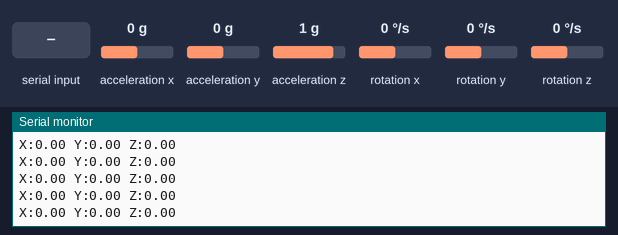
Recording of a sketch running on a simulated Arduino Uno, built with avr-gcc and run on an emulated ATmega328P. On the bench: the last lines printed to the serial monitor. The inputs (shaded band) are chosen by the test bench; at power-on: acceleration x 0 g, acceleration y 0 g, rotation z 0 °/s, acceleration z 1 g, rotation x 0 °/s, rotation y 0 °/s.

Above: at 2.0 s.
2.1 s: acceleration x set to -1.4 g
At 2.15 s:
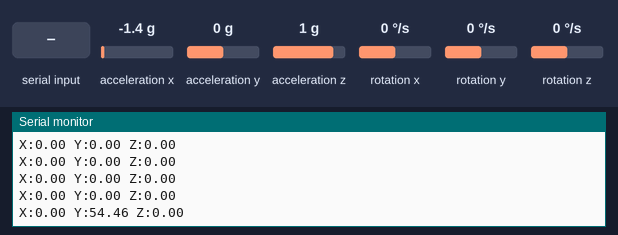
3.6 s: acceleration y set to -1.4 g
At 3.6 s:
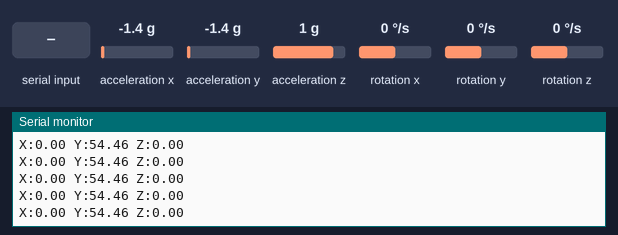
6.6 s: rotation z set to -192 °/s
At 6.7 s:
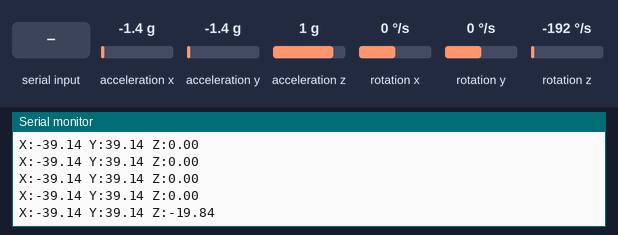
9.6 s: acceleration y set to 0 g
At 9.6 s:
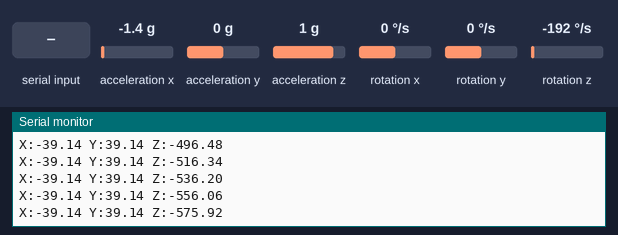
12.6 s: "1" received over Serial
14.1 s: "0" received over Serial
At 14.56 s:
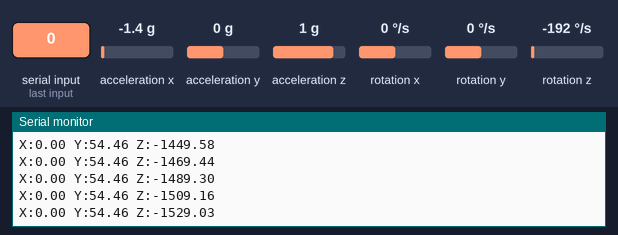
Timing chart, 0 to 16.6 s (numbered marks = the images above; inputs shaded):
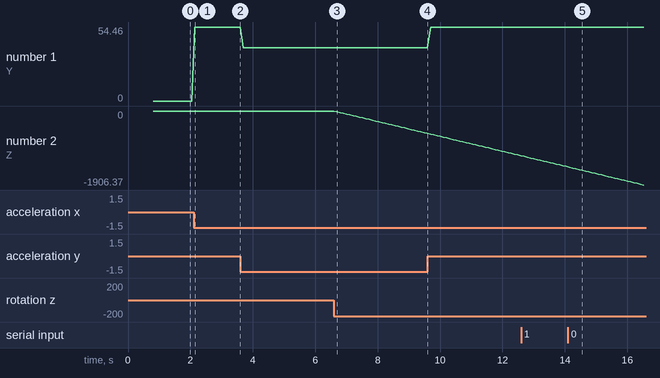

The sketch:

test_Gyro.ino
```cpp
#include "MeMegaPi.h"
#include <Wire.h>

MeGyro gyro(PORT_5);
void setup()
{
  Serial.begin(9600);
  gyro.begin();
}

void loop()
{
  gyro.update();
  Serial.read();
  Serial.print("X:");
  Serial.print(gyro.getAngleX() );
  Serial.print(" Y:");
  Serial.print(gyro.getAngleY() );
  Serial.print(" Z:");
  Serial.println(gyro.getAngleZ() );
  delay(100);
}


//Le Gyro Sensor permet de calculer l’angle actuel du module sur 3 axes.
```

Measured:
- after the input at 2.1 s, the serial monitor: prints a new line after 0.05 s (image 1)
- after the input at 6.6 s, the serial monitor: prints a new line after 0.09 s (image 3)
- after the input at 14.1 s, the serial monitor: prints a new line after 0.46 s (image 5)
- plotted number 1: 0 → 54.46 after the input at 2.1 s, 54.46 → 39.14 after the input at 3.6 s, 39.14 → 54.46 after the input at 9.6 s
- plotted number 2: 0 → -575.92 after the input at 6.6 s, -575.92 → -1151.68 after the input at 9.6 s
